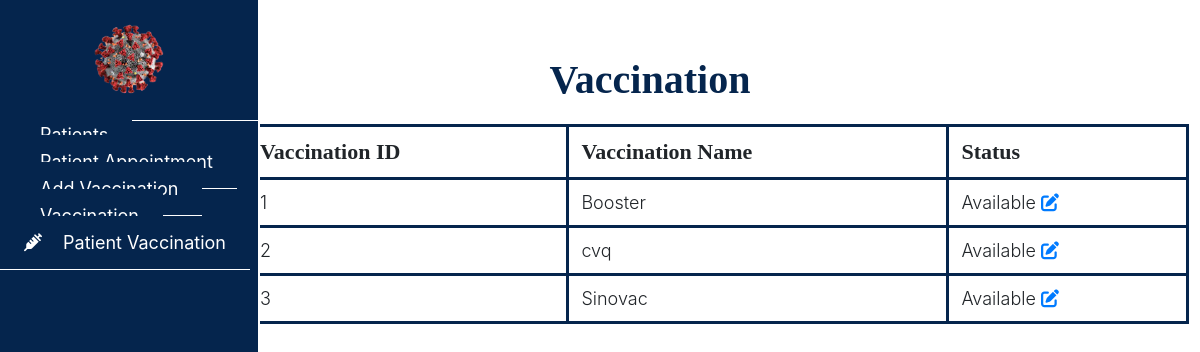
Page /hospital/vacstatus.php (signed in) on the earlier database version.
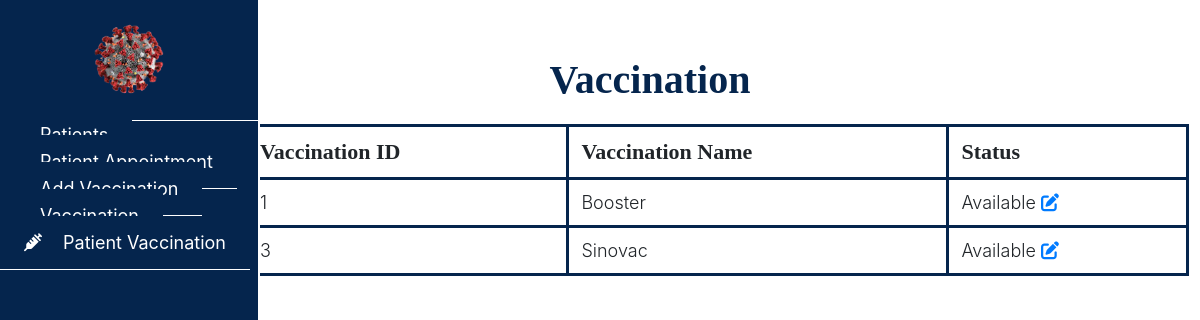
Same page on the later database version.
### tables this page shows
CREATE TABLE `vaccination` (
  `vac_id` int(11) NOT NULL,
  `vac_name` varchar(255) NOT NULL,
  `hospital_id` int(11) DEFAULT NULL,
  `vac_status` enum('Available','Unavailable') DEFAULT NULL
);

### hospital/vacstatus.php (the view, shortened to what this page needs)
<?php
include("../connection.php");
?>
<html lang="en">
<head>
    <link rel="stylesheet" href="../assets/css/admin.css">
    <link rel="stylesheet" href="https://cdn.usebootstrap.com/bootstrap/3.3.7/css/bootstrap.min.css">
    <link rel="stylesheet"
        href="https://cdnjs.cloudflare.com/ajax/libs/material-design-iconic-font/2.2.0/css/material-design-iconic-font.min.css">
    <link rel="stylesheet" href="https://cdnjs.cloudflare.com/ajax/libs/font-awesome/6.4.0/css/all.min.css">
</head>
<body>
    <div id="sidebar">
        <header>
            <a href="#"><img src="../assets/images/covidlogo.png" alt="logo"
                    style="width:120px ; height:120;padding: 20px;"></a>
        </header>
        <ul class="nav">
            <li>
                <a href="patientlist.php">
                </a>
            </li>
            <li>
                <a href="patientappointment.php">
                </a>
            </li>
            <li>
                <a href="addvaccine.php">
                </a>
            </li>
            <li>
                <a href="vacstatus.php">
                </a>
            </li>
            <li>
                <a href="patientvacstatus.php">
                    <i class="fas fa-syringe"></i> Patient Vaccination
                </a>
            </li>
        </ul>
    </div>
    <nav class="navbar">
        <div class="container-fluid">
            <ul class="nav navbar-nav navbar-right">
                <li class="dropdown">
                    <a href="#" class="dropdown-toggle" data-toggle="dropdown">
                    </a>
                </li>
            </ul>
        </div>
    </nav>
    <div class="container-fluid" id="all-products">
        <h1 class="text-center">Vaccination</h1>
        <div class="container">
            <table class="table">
                <thead>
                    <tr>
                        <th>Vaccination ID</th>
                        <th>Vaccination Name</th>
                        <th>Status</th>
                    </tr>
                </thead>
                <tbody>
                    <?php
                    $hospital_id = $_SESSION['hospital_id'];
                    $query = "SELECT vac_id,vac_name,vac_status from vaccination WHERE hospital_id='$hospital_id'";
                    $result = mysqli_query($con, $query);
                    while ($row = mysqli_fetch_assoc($result)):
                        $hospital_query = "SELECT hospital_name FROM hospital WHERE hospital_id = $hospital_id";
                        $hospital_result = mysqli_query($con, $hospital_query);
                        if ($hospital_result):
                            ?>
                            <tr id="row_<?= $row['vac_id'] ?>">
                                <td>
                                    <?= $row['vac_id'] ?>
                                </td>
                                <td>
                                    <?= $row['vac_name'] ?>
                                </td>
                                <td>
                                    <?= $row['vac_status'] ?>
                                    <a href="editvacstatus.php?vac_id=<?= $row['vac_id'] ?>">
                                        <i class="fas fa-edit"></i>
                                    </a>
                                </td>
                            </tr>
                        <?php endif; ?>
                    <?php endwhile; ?>
                </tbody>
            </table>
        </div>
    </div>
</body>
</html>
</body>
</html>

Differences in the rows shown:
no longer on this page (row edited): vaccination: vac_id "2", vac_name "cvq", vac_status "Available"
